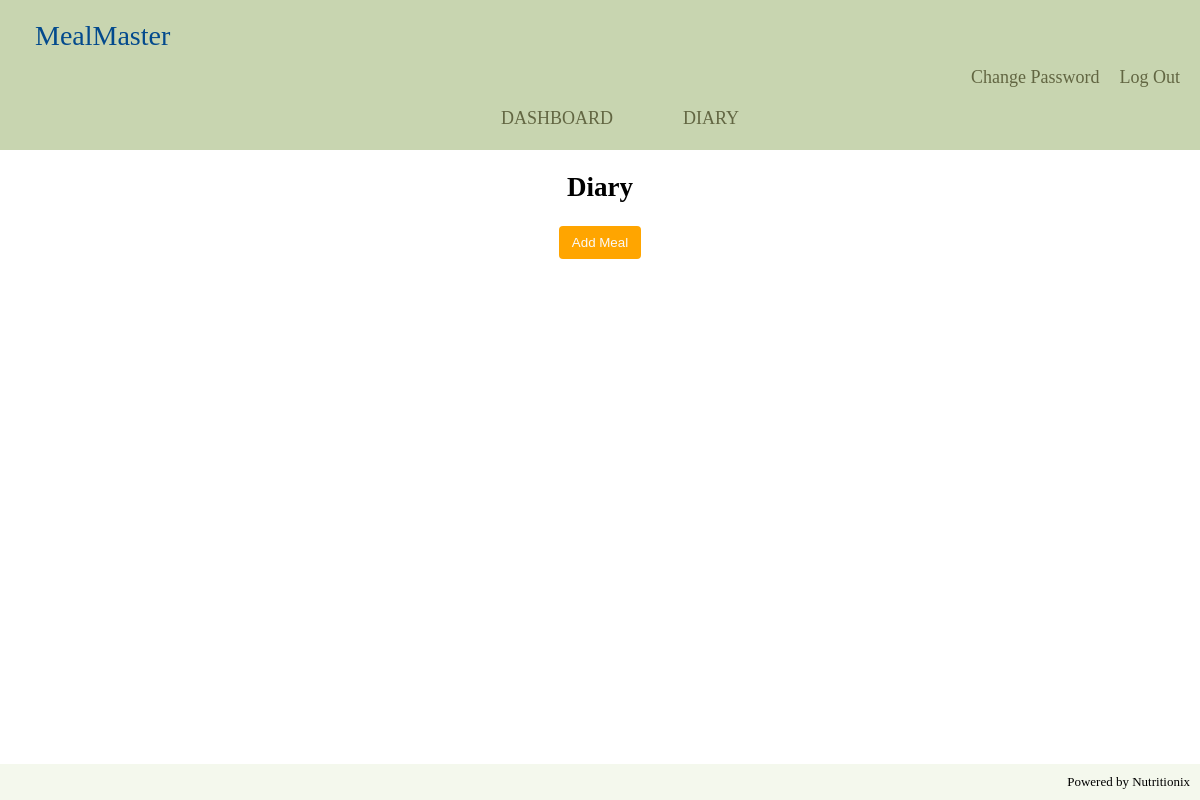
The page /diary (signed in) on the database as committed earlier.
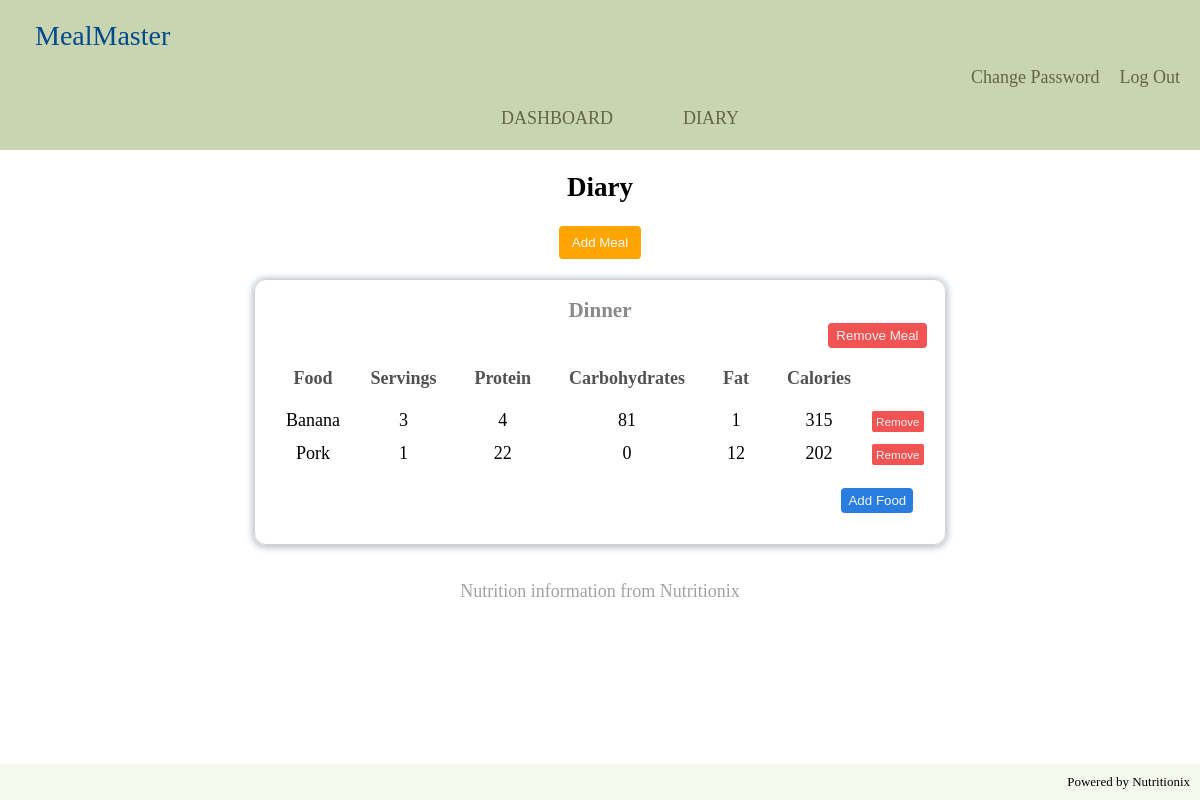
The same page on the database as committed later.
### tables this page shows
CREATE TABLE "meals" (meal_id INTEGER PRIMARY KEY NOT NULL, meal_name TEXT COLLATE NOCASE, username TEXT, FOREIGN KEY (username) REFERENCES users(username));

CREATE TABLE foods (food_id INTEGER PRIMARY KEY, food_name TEXT COLLATE NOCASE NOT NULL, servings INTEGER NOT NULL, calories INTEGER, protein INTEGER, carbohydrates INTEGER, fat INTEGER, meal_id INTEGER, FOREIGN KEY (meal_id) REFERENCES meals(meal_id));

### routes.py (the view)
@app.route("/diary")
@login_required
def diary():
    current_user = session['username']
    try:
        conn, cursor = connect_to_db()
        cursor.execute("SELECT * from meals WHERE username  = ?", (session['username'],))
        records = cursor.fetchall()
        meal_columns = [column[0] for column in cursor.description]
        meals = [dict(zip(meal_columns, record)) for record in records]
        for meal in meals:
            cursor.execute("SELECT * FROM foods WHERE meal_id = ?", (meal['meal_id'],))
            food_records = cursor.fetchall()
            food_columns = [column[0] for column in cursor.description]
            meal['foods'] = [dict(zip(food_columns, record)) for record in food_records]
        print(meal_columns, meals)
    except sqlite3.Error as e:
        flash("Error fetching meals")
        print("Error in db while fetching meals -", e)
    finally:
        conn.close()
    return render_template("diary.html", current_user=current_user, meals=meals)

### database.py (called while the page is built)
def connect_to_db():
    conn = sqlite3.connect('database.db')
    cursor = conn.cursor()
    return conn, cursor

### routes.py (called while the page is built)
def login_required(f):
    @wraps(f)
    def decorated_function(*args, **kwargs):
        if 'username' not in session:
            return redirect(url_for('unauthorized'))
        return f(*args, **kwargs)
    return decorated_function

### templates/diary.html (shortened to what this page needs)
{% extends "layout.html" %}
{% block link_styles %}
<link rel="stylesheet" href="/static/diary.css">
{% endblock %}
{% block main %}
<section class="diary-section">
    <h2>Diary</h2>
    <form action="/add_meal" method="POST" id="add-meal-form">
        <button type="button" id="add-meal-btn">Add Meal</button>
    </form>
    {% if meals %}
        {% for meal in meals %}
            <div class="meal-tables-container">
                <div class="meal-table-box">
                    <table class="meal-table">
                        <h3 class="meal-table-name"> {{ meal['meal_name'] }} </h3>
                        <form action="/remove_meal" method="post" class="remove-meal-form">
                            <button class="remove-meal-btn">Remove Meal</button>
                        </form>
                        <thead>
                            <tr>
                                <th>Food</th>
                                <th>Servings</th>
                                <th>Protein</th>
                                <th>Carbohydrates</th>
                                <th>Fat</th>
                                <th>Calories</th>
                            </tr>
                        </thead>
                        <tbody>
                            {% for food in meal['foods'] %}
                                <tr>
                                    <td>{{ food['food_name'] }}</td>
                                    <td>{{ food['servings'] }}</td>
                                    <td>{{ food['protein'] }}</td>
                                    <td>{{ food['carbohydrates'] }}</td>
                                    <td>{{ food['fat'] }}</td>
                                    <td>{{ food['calories'] }}</td>
                                    <td>
                                        <form action="/remove_food" method="post">
                                            <button name="remove-food-btn" class="remove-food-btn" type="submit">Remove</button>
                                        </form>
                                    </td>
                                </tr>
                            {% endfor %}
                        </tbody>
                    </table>
                    <button class="add-food-btn">Add Food</button>
                </div>
            </div>
        {% endfor %}
        <p class="nutrition-source-credit">Nutrition information from Nutritionix</p>
    {% endif %}
{% endblock %}

### templates/layout.html (shortened to what this page needs)
<!DOCTYPE html>
<html lang="en">
<head>
    <link rel="stylesheet" href="/static/header.css">
    <link rel="stylesheet" href="/static/general.css">
    {% block link_styles %} {% endblock %}
</head>
<body>
    <header class="main-header">
        <div class="header-logo">
            MealMaster
        </div>
        <div class="nav-section">
            {% if current_user %}
                <div class="nav-right">
                    <ul>
                        <li><a href="/change_pw">Change Password</a></li>
                        <li><a href="/logout">Log Out</a></li>
                    </ul>
                </div>
                <div class="nav-bar">
                    <ul>
                        <li><a href="/dashboard">DASHBOARD</a></li>
                        <li><a href="/diary">DIARY</a></li>
                    </ul>
                </div>
            {% endif %}
        </div>
    </header>
    <main>
        {% block main %}{% endblock %}
    </main>
    <footer>
        Powered by Nutritionix
    </footer>
</body>
</html>

### static/header.css (style rules this page uses)
.main-header { display: flex; flex-direction: column; width: 100%; background-color:rgba(174, 193, 139, 0.675); min-height: 150px; }
.header-logo { margin-left: 30px; margin-top: 15px; padding: 5px; font-size: 28px; font-family:Georgia, 'Times New Roman', Times, serif; font-weight: 500; color: rgb(3, 74, 141); }
.nav-section { display: flex; flex-direction: column; cursor: pointer; color:rgb(98, 102, 66); }
.nav-section div li { border-radius: 4px; }
.nav-right { align-self: flex-end; }
.nav-right ul { list-style: none; display: flex; margin: 0 10px 0 0; }
.nav-right li { padding: 10px; }
.nav-bar { align-self: center; }
.nav-bar ul { list-style: none; display: flex; margin: 0; }
.nav-bar li { padding: 10px 35px; }

### static/general.css (style rules this page uses)
body { margin: 0; padding: 0; font-size: 18px; display: flex; flex-direction: column; min-height: 100vh; }
main { position: relative; flex: 1; display: flex; max-width: 100%; flex-direction: column; align-items: center; }
footer { flex-shrink: 0; background-color:rgba(216, 230, 190, 0.277); padding: 10px; margin-top: auto; display: flex; justify-content: end; font-size: small; }
a { text-decoration: none; color: inherit; }

### static/diary.css (style rules this page uses)
.diary-section { display: flex; flex-direction: column; align-items: center; }
#add-meal-form { display: flex; flex-direction: column; align-items: center; }
#add-meal-btn { padding: 9px 13px; border: 0; border-radius: 4px; background-color: orange; color: rgb(250, 250, 250); cursor: pointer; transition-duration: 0.15s; }
.meal-tables-container { display: flex; margin-top: 20px; }
.meal-table-box { display: flex; flex-direction: column; padding: 1em; border: 1px solid lightgrey; border-radius: 12px; box-shadow: 0 1px 6px 2px rgba(119, 136, 153, 0.486); margin-bottom: 1em; transition-duration: 0.25s; }
.meal-table-name { margin: 0; color: #8a8a8a; align-self: center; }
.remove-meal-btn { align-self: flex-end; padding: 5px 8px; border: 0; border-radius: 4px; background-color: rgba(240, 59, 59, 0.877); color: rgb(241, 241, 241); cursor: pointer; transition-duration: 0.15s; font-weight: 500; }
.meal-table th { font-weight: 600; color: #525252; padding: 1em; }
.meal-table tr { padding: 1em; }
.meal-table td { text-align: center; padding-bottom: 1vh; }
.remove-food-btn { font-size: 0.65em; padding: 4px 4px; background-color: rgba(240, 59, 59, 0.87); color: rgb(241, 241, 241); border: 0; border-radius: 2px; cursor: pointer; transition-duration: 0.15s; }
.add-food-btn { align-self: flex-end; padding: 5px 7px; margin: 1em; border: 0; border-radius: 4px; background-color: rgb(40, 125, 223); color: whitesmoke; cursor: pointer; }
.nutrition-source-credit { color: #a3a2a2; }

Rows that differ between the two databases and show on the page:
added meals: meal_name "Dinner"
added foods: food_name "Banana", servings "3", protein "4", carbohydrates "81", fat "1", calories "315"
added foods: food_name "Pork", servings "1", protein "22", carbohydrates "0", fat "12", calories "202"
Other text that changed with them:
text now shown: "Nutrition information from Nutritionix"
